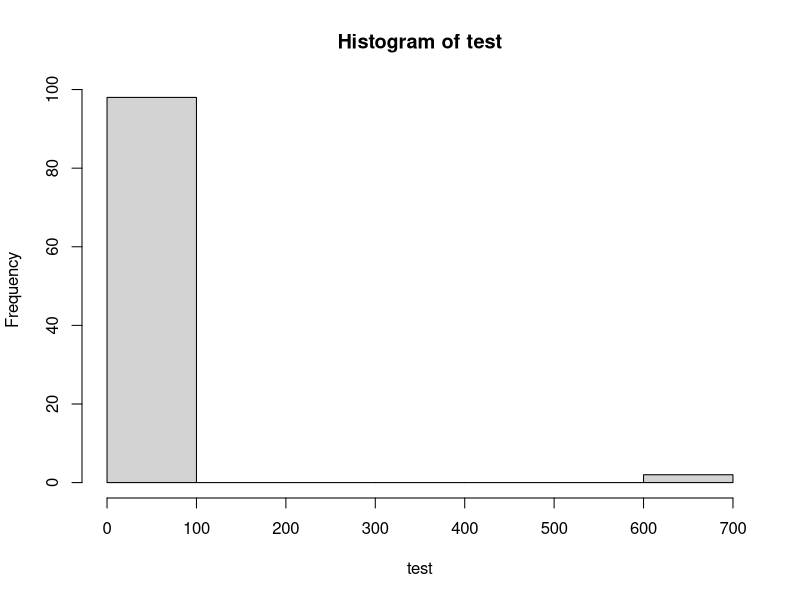

The R source for this figure: (Note: this script raises an error after producing the figure.)
## ---- chunk 1
suppressPackageStartupMessages(library(dplyr))
suppressPackageStartupMessages(library(magrittr))
set.seed(1234)
file.copy(from = "Writing_Functions.md", "README.md")
## ---- chunk 2
outlier <- function(x) {
  x_median <- median(x, na.rm = TRUE)
  x_mad <- mad(x, na.rm = TRUE)
  out_log <- abs(x - x_median) / x_mad > 4
  out_index <- which(out_log)
  return(out_index)
}
## ---- chunk 3
test <- c(rpois(98, lambda = 25),
          rpois(2, lambda = 625))
hist(test)
## ---- chunk 4
outlier(test)
test[outlier(test)]
## ---- chunk 5
outlier <- function(x, crit = 4, na.rm = TRUE) {
  x_median <- median(x, na.rm = na.rm)
  x_mad <- mad(x, na.rm = na.rm)
  out_log <- abs(x - x_median) / x_mad > crit
  out_index <- which(out_log)
  return(out_index)
}
## ---- chunk 6
outlier(test)
test[outlier(test)]
outlier(test, crit = 3)
test[outlier(test, 3)]
## ---- chunk 7
outlier <- function(x, crit = 4, na.rm = TRUE) {
  x_median <- median(x, na.rm = na.rm)
  x_mad <- mad(x, na.rm = na.rm)
  out_log <- abs(x - x_median) / x_mad > crit
  out_index <- which(out_log)
  return(list(value = x[out_index],
              index = out_index))
}
outlier(test)
## ---- chunk 8
outlier <- function(x, crit = 4, na.rm = TRUE) {
  if (!is.numeric(x)) {
    stop("x must be numeric")
  }
  if (all(is.na(x))) {
    stop("x values are all NA")
  }
  if (!is.numeric(crit)) {
    stop("crit must be numeric")
  }
  if (length(crit) > 1) {
    crit <- crit[1]
    warning("length(crit) > 1, only the first element was used")
  }
  if (is.na(crit)) {
    warning("crit value is NA")
  } else if (crit < 0) {
    crit <- abs(crit)
    warning("crit < 0, abs(crit) used instead")
  }
  x_median <- median(x, na.rm = na.rm)
  x_mad <- mad(x, na.rm = na.rm)
  out_log <- abs(x - x_median) / x_mad > crit
  out_index <- which(out_log)
  return(list(value = x[out_index],
              index = out_index))
}
## ---- chunk 9
outlier(letters)
outlier(test, c(4, 2))
## ---- chunk 10
outlier(rep(as.integer(NA), 50))
outlier(test, -4)
## ---- chunk 11
outlier(test, TRUE)
outlier(test, as.integer(NA))
## ---- chunk 12
#' Get Robustly Identified Outliers
#'
#' @param x a numeric vector of data
#' @param crit a nonnegative numeric value
#' @param na.rm logical -- passed to median() and mad()
#' 
#' @details Calculates the median of x and the robustly estimated 
#' standard deviation of x, using the mad() function.  If the 
#' absolute difference between the median and a value of x is 
#' greater than crit robust standard deviations, then the value is 
#' considered an outlier.
#'
#' @return a list with two elements: value is a numeric vector of
#' outliers, and index is an integer vector of outlier indices
#' @export

outlier <- function(x, crit = 4, na.rm = FALSE) {
  if (!is.numeric(x)) {
    stop("x must be numeric")
  }
  if (all(is.na(x))) {
    stop("x values are all NA")
  }
  if (!is.numeric(crit)) {
    stop("crit must be numeric")
  }
  if (length(crit) > 1) {
    crit <- crit[1]
    warning("length(crit) > 1, only the first element was used")
  }
  if (is.na(crit)) {
    warning("crit value is NA")
  } else if (crit < 0) {
    crit <- abs(crit)
    warning("crit < 0, abs(crit) used instead")
  }
  x_median <- median(x, na.rm = na.rm)
  x_mad <- mad(x, na.rm = na.rm)
  out_log <- abs(x - x_median) / x_mad > crit
  out_index <- which(out_log)
  return(out_index)
}
## ---- chunk 13
add_five <- function(x) {
  x + 5
}
add_five(pi)
## ---- chunk 14
add_five <- function(x) {
  invisible(x + 5)
}
add_five(pi)
z <- add_five(sqrt(2))
z
## ---- chunk 15
add_pi <- function(x) x + pi
add_pi(cos(pi/2))
## ---- chunk 16
sapply(mtcars, FUN = function(x) median(abs(x - median(x))))
## ---- chunk 17
z <- 5
double_z <- function() {
  return(z * 2)
}
double_z()
## ---- chunk 18
z <- 5
double_z <- function() {
  z <- z * 2
  return(z)
}
double_z()
z
## ---- chunk 19
z <- 5
double_it <- function(x) {
  return(x * 2)
}
z <- double_it(z)
z
